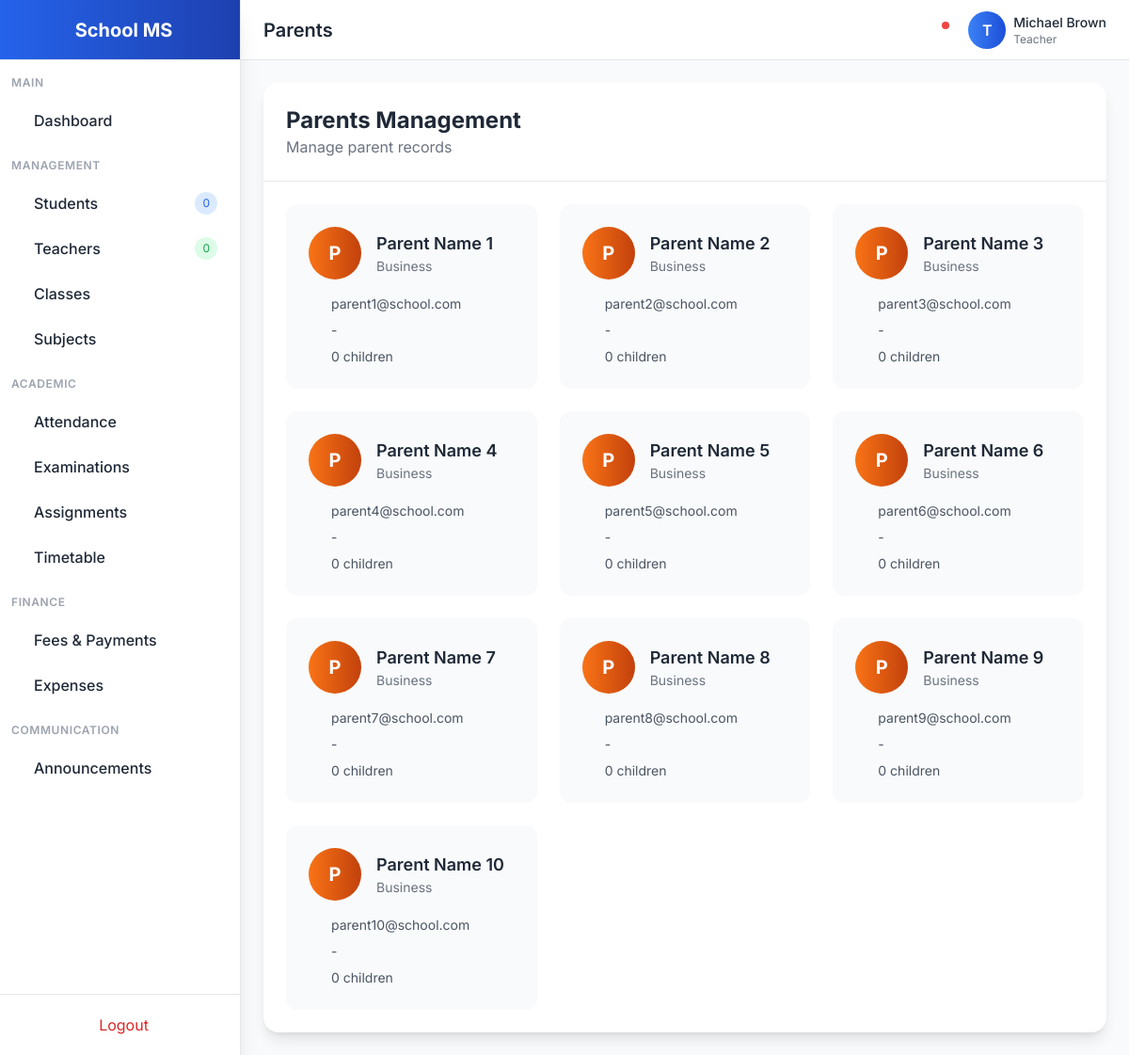
The page /parents/ (signed in) on the database its author committed.
### accounts/models.py (models this page shows, shortened)
class User(AbstractUser):
    ROLE_CHOICES = [
        ('admin', 'Admin'),
        ('teacher', 'Teacher'),
        ('student', 'Student'),
        ('parent', 'Parent'),
    ]
    GENDER_CHOICES = [
        ('male', 'Male'),
        ('female', 'Female'),
        ('other', 'Other'),
    ]
    role = models.CharField(max_length=20, choices=ROLE_CHOICES, default='student')
    gender = models.CharField(max_length=10, choices=GENDER_CHOICES, blank=True)
    phone = models.CharField(max_length=20, blank=True)
    address = models.TextField(blank=True)
    photo = models.ImageField(upload_to='profiles/', blank=True, null=True)
    date_of_birth = models.DateField(null=True, blank=True)
    created_at = models.DateTimeField(auto_now_add=True)
    updated_at = models.DateTimeField(auto_now=True)
    class Meta:
        ordering = ['-created_at']

class ParentProfile(models.Model):
    user = models.OneToOneField(User, on_delete=models.CASCADE, related_name='parent_profile')
    children = models.ManyToManyField(StudentProfile, related_name='linked_parents')
    occupation = models.CharField(max_length=100, blank=True)

### accounts/views.py (the view)
# urls.py: path('parents/', views.ParentListView.as_view(), name='parent-list'),
class ParentListView(LoginRequiredMixin, ListView):
    model = ParentProfile
    template_name = 'accounts/parent_list.html'
    context_object_name = 'parents'
    paginate_by = 20
    def get_queryset(self):
        return ParentProfile.objects.select_related('user').prefetch_related('children', 'children__user').all()

### templates/accounts/parent_list.html (shortened to what this page needs)
{% extends 'base.html' %}
{% block page_title %}Parents{% endblock %}
{% block content %}
<div class="bg-white dark:bg-gray-800 rounded-2xl shadow-lg">
    <div class="p-6 border-b dark:border-gray-700">
        <h2 class="text-2xl font-bold">Parents Management</h2>
        <p class="text-gray-500 dark:text-gray-400">Manage parent records</p>
    </div>
    <div class="p-6">
        <div class="grid grid-cols-1 md:grid-cols-2 lg:grid-cols-3 gap-6">
            {% for parent in parents %}
            <div class="bg-gray-50 dark:bg-gray-700/50 rounded-xl p-6 hover:shadow-lg transition">
                <div class="flex items-center mb-4">
                    <div class="w-14 h-14 rounded-full bg-gradient-to-r from-orange-500 to-orange-700 flex items-center justify-center text-white font-bold text-xl mr-4">
                        {{ parent.user.first_name|make_list|first|upper }}
                    </div>
                    <div>
                        <h3 class="font-semibold text-lg">{{ parent.user.get_full_name }}</h3>
                        <p class="text-sm text-gray-500">{{ parent.occupation|default:"-" }}</p>
                    </div>
                </div>
                <div class="space-y-2 text-sm">
                    <div class="flex items-center text-gray-600 dark:text-gray-400">
                        <span>{{ parent.user.email }}</span>
                    </div>
                    <div class="flex items-center text-gray-600 dark:text-gray-400">
                        <span>{{ parent.user.phone|default:"-" }}</span>
                    </div>
                    <div class="flex items-center text-gray-600 dark:text-gray-400">
                        <span>{{ parent.children.count }} children</span>
                    </div>
                </div>
            </div>
            {% empty %}
            <div class="col-span-full text-center py-8 text-gray-500">
                <i class="ri-parent-line text-4xl mb-2"></i>
                <p>No parents found</p>
            </div>
            {% endfor %}
        </div>
    </div>
</div>
{% endblock %}

### templates/base.html (shortened to what this page needs)
<!DOCTYPE html>
<html lang="en" class="light">
<head>
    <script src="https://cdn.tailwindcss.com"></script>
    <link href="https://cdn.jsdelivr.net/npm/remixicon@3.5.0/fonts/remixicon.css" rel="stylesheet">
</head>
<body class="bg-gray-50 dark:bg-gray-900 text-gray-800 dark:text-gray-100 transition-colors duration-300">
    {% if user.is_authenticated %}
    <div class="flex h-screen overflow-hidden">
        <aside class="w-64 bg-white dark:bg-gray-800 border-r dark:border-gray-700 flex flex-col shadow-xl z-20">
            <div class="h-16 flex items-center justify-center border-b dark:border-gray-700 bg-gradient-to-r from-primary-600 to-primary-800">
                <span class="text-xl font-bold text-white">School MS</span>
            </div>
            <nav class="flex-1 overflow-y-auto py-4">
                <div class="px-3 mb-2">
                    <p class="text-xs font-semibold text-gray-400 uppercase tracking-wider">Main</p>
                </div>
                <a href="{% url 'dashboard' %}" class="sidebar-item flex items-center px-4 py-3 mx-2 rounded-lg {% if request.path == '/' or request.path == '/dashboard/' %}active{% else %}hover:bg-gray-100 dark:hover:bg-gray-700{% endif %}">
                    <span class="font-medium">Dashboard</span>
                </a>
                <div class="px-3 mt-4 mb-2">
                    <p class="text-xs font-semibold text-gray-400 uppercase tracking-wider">Management</p>
                </div>
                <a href="{% url 'student-list' %}" class="sidebar-item flex items-center px-4 py-3 mx-2 rounded-lg {% if 'student' in request.path %}active{% else %}hover:bg-gray-100 dark:hover:bg-gray-700{% endif %}">
                    <span class="font-medium">Students</span>
                    <span class="ml-auto bg-primary-100 dark:bg-primary-900 text-primary-600 dark:text-primary-300 text-xs px-2 py-1 rounded-full">{{ students_count|default:0 }}</span>
                </a>
                <a href="{% url 'teacher-list' %}" class="sidebar-item flex items-center px-4 py-3 mx-2 rounded-lg {% if 'teacher' in request.path %}active{% else %}hover:bg-gray-100 dark:hover:bg-gray-700{% endif %}">
                    <span class="font-medium">Teachers</span>
                    <span class="ml-auto bg-green-100 dark:bg-green-900 text-green-600 dark:text-green-300 text-xs px-2 py-1 rounded-full">{{ teachers_count|default:0 }}</span>
                </a>
                <a href="{% url 'class-section-list' %}" class="sidebar-item flex items-center px-4 py-3 mx-2 rounded-lg {% if 'class' in request.path %}active{% else %}hover:bg-gray-100 dark:hover:bg-gray-700{% endif %}">
                    <span class="font-medium">Classes</span>
                </a>
                <a href="{% url 'subject-list' %}" class="sidebar-item flex items-center px-4 py-3 mx-2 rounded-lg {% if 'subject' in request.path %}active{% else %}hover:bg-gray-100 dark:hover:bg-gray-700{% endif %}">
                    <span class="font-medium">Subjects</span>
                </a>
                <div class="px-3 mt-4 mb-2">
                    <p class="text-xs font-semibold text-gray-400 uppercase tracking-wider">Academic</p>
                </div>
                <a href="{% url 'attendance-list' %}" class="sidebar-item flex items-center px-4 py-3 mx-2 rounded-lg {% if 'attendance' in request.path %}active{% else %}hover:bg-gray-100 dark:hover:bg-gray-700{% endif %}">
                    <span class="font-medium">Attendance</span>
                </a>
                <a href="{% url 'exam-schedule-list' %}" class="sidebar-item flex items-center px-4 py-3 mx-2 rounded-lg {% if 'exam' in request.path or 'grade' in request.path %}active{% else %}hover:bg-gray-100 dark:hover:bg-gray-700{% endif %}">
                    <span class="font-medium">Examinations</span>
                </a>
                <a href="{% url 'assignment-list' %}" class="sidebar-item flex items-center px-4 py-3 mx-2 rounded-lg {% if 'assignment' in request.path %}active{% else %}hover:bg-gray-100 dark:hover:bg-gray-700{% endif %}">
                    <span class="font-medium">Assignments</span>
                </a>
                <a href="{% url 'timetable-list' %}" class="sidebar-item flex items-center px-4 py-3 mx-2 rounded-lg {% if 'timetable' in request.path %}active{% else %}hover:bg-gray-100 dark:hover:bg-gray-700{% endif %}">
                    <span class="font-medium">Timetable</span>
                </a>
                <div class="px-3 mt-4 mb-2">
                    <p class="text-xs font-semibold text-gray-400 uppercase tracking-wider">Finance</p>
                </div>
                <a href="{% url 'fee-payment-list' %}" class="sidebar-item flex items-center px-4 py-3 mx-2 rounded-lg {% if 'fee' in request.path or 'finance' in request.path %}active{% else %}hover:bg-gray-100 dark:hover:bg-gray-700{% endif %}">
                    <span class="font-medium">Fees & Payments</span>
                </a>
                <a href="{% url 'expense-list' %}" class="sidebar-item flex items-center px-4 py-3 mx-2 rounded-lg {% if 'expense' in request.path %}active{% else %}hover:bg-gray-100 dark:hover:bg-gray-700{% endif %}">
                    <span class="font-medium">Expenses</span>
                </a>
                <div class="px-3 mt-4 mb-2">
                    <p class="text-xs font-semibold text-gray-400 uppercase tracking-wider">Communication</p>
                </div>
                <a href="{% url 'announcement-list' %}" class="sidebar-item flex items-center px-4 py-3 mx-2 rounded-lg {% if 'announcement' in request.path or 'message' in request.path %}active{% else %}hover:bg-gray-100 dark:hover:bg-gray-700{% endif %}">
                    <span class="font-medium">Announcements</span>
                </a>
            </nav>
            <div class="p-3 border-t dark:border-gray-700">
                <a href="{% url 'logout' %}" class="flex items-center justify-center px-4 py-2 text-red-600 hover:bg-red-50 dark:hover:bg-red-900/20 rounded-lg transition">
                    <span>Logout</span>
                </a>
            </div>
        </aside>
        <div class="flex-1 flex flex-col overflow-hidden">
            <header class="h-16 bg-white dark:bg-gray-800 border-b dark:border-gray-700 flex items-center justify-between px-6 shadow-sm">
                <div class="flex items-center">
                    <h1 class="text-xl font-semibold">{% block page_title %}Dashboard{% endblock %}</h1>
                </div>
                <div class="flex items-center space-x-4">
                    <button onclick="toggleTheme()" class="p-2 rounded-lg hover:bg-gray-100 dark:hover:bg-gray-700 transition">
                    </button>
                    <div class="relative">
                        <button class="p-2 rounded-lg hover:bg-gray-100 dark:hover:bg-gray-700 transition">
                            <span class="absolute top-1 right-1 w-2 h-2 bg-red-500 rounded-full"></span>
                        </button>
                    </div>
                    <div class="flex items-center space-x-2">
                        <div class="w-10 h-10 rounded-full bg-gradient-to-r from-primary-500 to-primary-700 flex items-center justify-center text-white font-semibold">
                            {{ user.username|make_list|first|upper }}
                        </div>
                        <div class="hidden md:block">
                            <p class="text-sm font-medium">{{ user.get_full_name|default:user.username }}</p>
                            <p class="text-xs text-gray-500">{{ user.get_role_display }}</p>
                        </div>
                    </div>
                </div>
            </header>
            <main class="flex-1 overflow-y-auto p-6 bg-gray-50 dark:bg-gray-900">
                {% block content %}{% endblock %}
            </main>
        </div>
    </div>
    {% else %}
    <main class="min-h-screen flex items-center justify-center bg-gradient-to-br from-primary-600 via-primary-700 to-primary-900">
        {% block auth_content %}{% endblock %}
    </main>
    {% endif %}
</body>
</html>

### templates/base.html (style rules this page uses)
body { font-family: 'Inter', sans-serif; }

### rows shown on the page
User: username|make_list "T", get_full_name "Michael Brown", role "Teacher"
ParentProfile: user.first_name|make_list "P", user.get_full_name "Parent Name 1", occupation "Business", user.email "parent1@school.com", user.phone "-", children.count "0"
ParentProfile: user.first_name|make_list "P", user.get_full_name "Parent Name 2", occupation "Business", user.email "parent2@school.com", user.phone "-", children.count "0"
ParentProfile: user.first_name|make_list "P", user.get_full_name "Parent Name 3", occupation "Business", user.email "parent3@school.com", user.phone "-", children.count "0"
ParentProfile: user.first_name|make_list "P", user.get_full_name "Parent Name 4", occupation "Business", user.email "parent4@school.com", user.phone "-", children.count "0"
ParentProfile: user.first_name|make_list "P", user.get_full_name "Parent Name 5", occupation "Business", user.email "parent5@school.com", user.phone "-", children.count "0"
ParentProfile: user.first_name|make_list "P", user.get_full_name "Parent Name 6", occupation "Business", user.email "parent6@school.com", user.phone "-", children.count "0"
ParentProfile: user.first_name|make_list "P", user.get_full_name "Parent Name 7", occupation "Business", user.email "parent7@school.com", user.phone "-", children.count "0"
ParentProfile: user.first_name|make_list "P", user.get_full_name "Parent Name 8", occupation "Business", user.email "parent8@school.com", user.phone "-", children.count "0"
ParentProfile: user.first_name|make_list "P", user.get_full_name "Parent Name 9", occupation "Business", user.email "parent9@school.com", user.phone "-", children.count "0"
ParentProfile: user.first_name|make_list "P", user.get_full_name "Parent Name 10", occupation "Business", user.email "parent10@school.com", user.phone "-", children.count "0"

### other values the page prints
{{ students_count|default:0 }} "0"
{{ teachers_count|default:0 }} "0"
